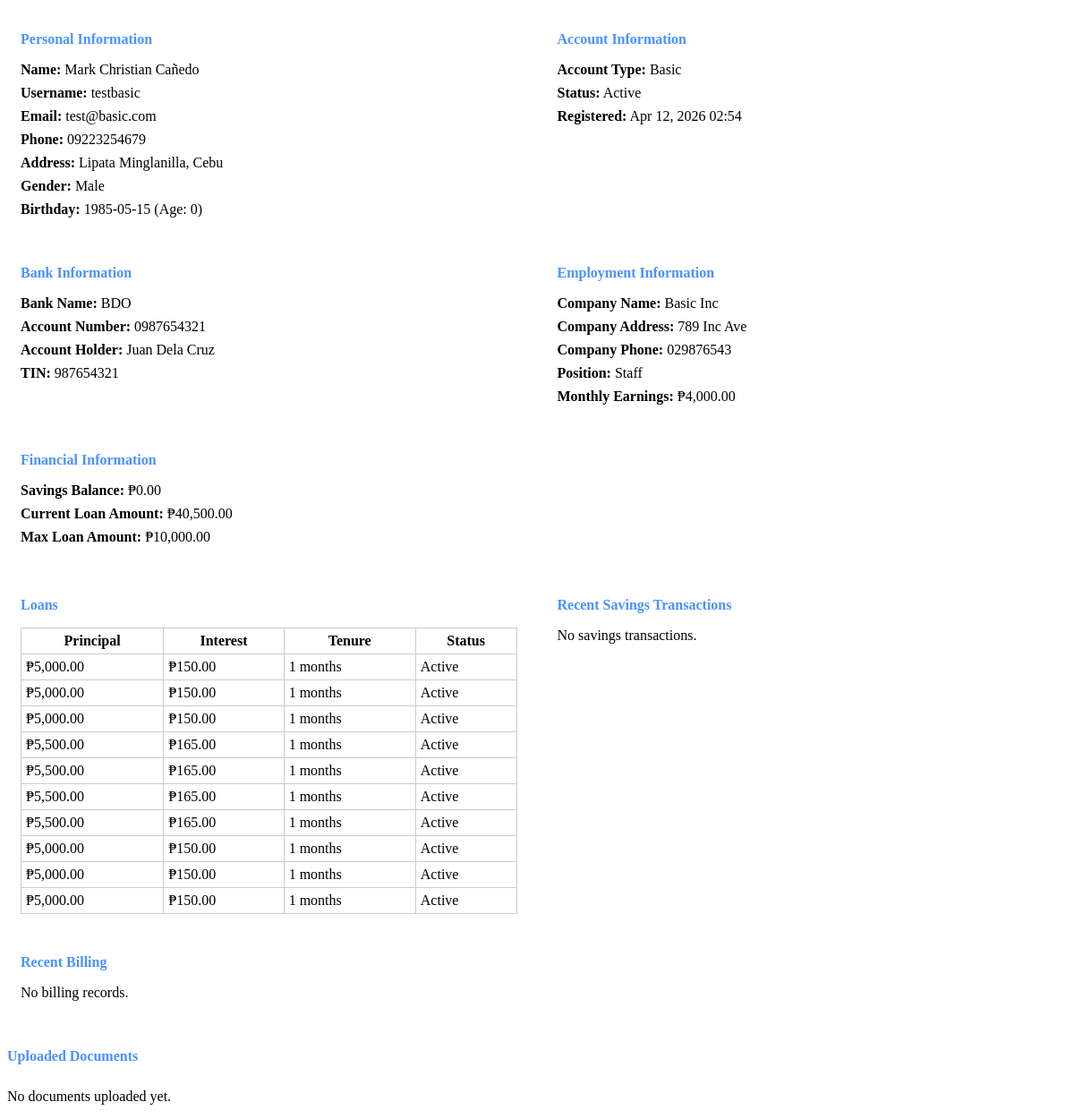
Page /admin/get_user_details.php?id=2 (signed in) on the committed database.
### tables this page shows
CREATE TABLE `users` (
  `id` int(11) NOT NULL,
  `username` varchar(255) NOT NULL COMMENT 'Username or email',
  `email` varchar(255) NOT NULL,
  `password_hash` varchar(255) NOT NULL,
  `account_type` enum('basic','premium') NOT NULL DEFAULT 'basic',
  `name` varchar(255) NOT NULL,
  `address` text NOT NULL,
  `gender` enum('male','female','other') DEFAULT NULL,
  `birthday` date NOT NULL,
  `age` int(11) DEFAULT 0 COMMENT 'Computed from birthday',
  `phone` varchar(11) NOT NULL COMMENT 'PH format 09xxxxxxxxx',
  `bank_name` varchar(255) NOT NULL,
  `bank_account` varchar(50) NOT NULL,
  `account_holder` varchar(255) NOT NULL,
  `tin` varchar(20) NOT NULL,
  `company_name` varchar(255) NOT NULL,
  `company_address` text NOT NULL,
  `company_phone` varchar(11) NOT NULL,
  `position` varchar(255) NOT NULL,
  `monthly_earnings` decimal(10,2) NOT NULL,
  `proof_billing_path` varchar(500) DEFAULT NULL,
  `valid_id_path` varchar(500) DEFAULT NULL,
  `coe_path` varchar(500) DEFAULT NULL,
  `status` enum('pending','active','disabled') DEFAULT 'pending',
  `verified` tinyint(1) DEFAULT 0,
  `savings_balance` decimal(10,2) DEFAULT 0.00,
  `current_loan_amount` decimal(10,2) DEFAULT 0.00,
  `max_loan_amount` decimal(10,2) DEFAULT 10000.00 COMMENT 'Increases gradually up to 50000',
  `max_tenure_months` int(11) DEFAULT 12,
  `last_savings_activity` date DEFAULT NULL,
  `created_at` timestamp NOT NULL DEFAULT current_timestamp(),
  `updated_at` timestamp NOT NULL DEFAULT current_timestamp() ON UPDATE current_timestamp()
);

CREATE TABLE `loans` (
  `id` int(11) NOT NULL,
  `user_id` int(11) NOT NULL,
  `principal` decimal(10,2) NOT NULL,
  `interest` decimal(10,2) NOT NULL COMMENT '3%',
  `received_amount` decimal(10,2) NOT NULL,
  `tenure_months` int(11) NOT NULL,
  `current_month` int(11) DEFAULT 1,
  `status` enum('active','paid','default') DEFAULT 'active',
  `started_at` timestamp NOT NULL DEFAULT current_timestamp()
);

### admin/get_user_details.php (the view, shortened to what this page needs)
<?php
require_once __DIR__ . '/../db_connect_new.php';
$user_id = intval($_GET['id'] ?? 0);
$stmt = $pdo->prepare("SELECT * FROM users WHERE id = ?");
$stmt->execute([$user_id]);
$user = $stmt->fetch();
$stmt = $pdo->prepare("SELECT * FROM loans WHERE user_id = ?");
$stmt->execute([$user_id]);
$loans = $stmt->fetchAll();
$stmt = $pdo->prepare("SELECT * FROM savings_transactions WHERE user_id = ? ORDER BY created_at DESC LIMIT 10");
$stmt->execute([$user_id]);
$savings = $stmt->fetchAll();
$stmt = $pdo->prepare("SELECT * FROM billing WHERE user_id = ? ORDER BY generated_date DESC LIMIT 5");
$stmt->execute([$user_id]);
$billing = $stmt->fetchAll();
?>
<div class="user-details">
    <div class="detail-group">
        <h4>Personal Information</h4>
        <p><strong>Name:</strong> <?php echo htmlspecialchars($user['name']); ?></p>
        <p><strong>Username:</strong> <?php echo htmlspecialchars($user['username']); ?></p>
        <p><strong>Email:</strong> <?php echo htmlspecialchars($user['email']); ?></p>
        <p><strong>Phone:</strong> <?php echo htmlspecialchars($user['phone']); ?></p>
        <p><strong>Address:</strong> <?php echo htmlspecialchars($user['address']); ?></p>
        <p><strong>Gender:</strong> <?php echo ucfirst($user['gender'] ?? 'Not specified'); ?></p>
        <p><strong>Birthday:</strong> <?php echo $user['birthday']; ?> (Age: <?php echo $user['age']; ?>)</p>
    </div>
    <div class="detail-group">
        <h4>Account Information</h4>
        <p><strong>Account Type:</strong> <?php echo ucfirst($user['account_type']); ?></p>
        <p><strong>Status:</strong> <?php echo ucfirst($user['status']); ?></p>
        <p><strong>Registered:</strong> <?php echo date('M d, Y H:i', strtotime($user['created_at'])); ?></p>
    </div>
    <div class="detail-group">
        <h4>Bank Information</h4>
        <p><strong>Bank Name:</strong> <?php echo htmlspecialchars($user['bank_name']); ?></p>
        <p><strong>Account Number:</strong> <?php echo htmlspecialchars($user['bank_account']); ?></p>
        <p><strong>Account Holder:</strong> <?php echo htmlspecialchars($user['account_holder']); ?></p>
        <p><strong>TIN:</strong> <?php echo htmlspecialchars($user['tin']); ?></p>
    </div>
    <div class="detail-group">
        <h4>Employment Information</h4>
        <p><strong>Company Name:</strong> <?php echo htmlspecialchars($user['company_name']); ?></p>
        <p><strong>Company Address:</strong> <?php echo htmlspecialchars($user['company_address']); ?></p>
        <p><strong>Company Phone:</strong> <?php echo htmlspecialchars($user['company_phone']); ?></p>
        <p><strong>Position:</strong> <?php echo htmlspecialchars($user['position']); ?></p>
        <p><strong>Monthly Earnings:</strong> ₱<?php echo number_format($user['monthly_earnings'], 2); ?></p>
    </div>
    <div class="detail-group">
        <h4>Financial Information</h4>
        <p><strong>Savings Balance:</strong> ₱<?php echo number_format($user['savings_balance'], 2); ?></p>
        <p><strong>Current Loan Amount:</strong> ₱<?php echo number_format($user['current_loan_amount'], 2); ?></p>
        <p><strong>Max Loan Amount:</strong> ₱<?php echo number_format($user['max_loan_amount'], 2); ?></p>
    </div>
</div>
<div class="user-details">
    <div class="detail-group">
        <h4>Loans</h4>
        <?php if (empty($loans)): ?>
        <p>No loans.</p>
        <?php else: ?>
        <table style="width: 100%; border-collapse: collapse;">
            <thead>
                <tr>
                    <th style="border: 1px solid #ccc; padding: 5px;">Principal</th>
                    <th style="border: 1px solid #ccc; padding: 5px;">Interest</th>
                    <th style="border: 1px solid #ccc; padding: 5px;">Tenure</th>
                    <th style="border: 1px solid #ccc; padding: 5px;">Status</th>
                </tr>
            </thead>
            <tbody>
                <?php foreach ($loans as $loan): ?>
                <tr>
                    <td style="border: 1px solid #ccc; padding: 5px;">₱<?php echo number_format($loan['principal'], 2); ?></td>
                    <td style="border: 1px solid #ccc; padding: 5px;">₱<?php echo number_format($loan['interest'], 2); ?></td>
                    <td style="border: 1px solid #ccc; padding: 5px;"><?php echo $loan['tenure_months']; ?> months</td>
                    <td style="border: 1px solid #ccc; padding: 5px;"><?php echo ucfirst($loan['status']); ?></td>
                </tr>
                <?php endforeach; ?>
            </tbody>
        </table>
        <?php endif; ?>
    </div>
    <div class="detail-group">
        <h4>Recent Savings Transactions</h4>
        <?php if (empty($savings)): ?>
        <p>No savings transactions.</p>
        <?php endif; ?>
    </div>
    <div class="detail-group">
        <h4>Recent Billing</h4>
        <?php if (empty($billing)): ?>
        <p>No billing records.</p>
        <?php endif; ?>
    </div>
</div>
<div class="files">
    <h4>Uploaded Documents</h4>
    <?php if (!$user['proof_billing_path'] && !$user['valid_id_path'] && !$user['coe_path']): ?>
    <p>No documents uploaded yet.</p>
    <?php endif; ?>
</div>

### admin/get_user_details.php (style rules this page uses)
.user-details { display: grid; grid-template-columns: 1fr 1fr; gap: 15px; margin: 20px 0; }
.detail-group { background: rgba(255,255,255,0.05); padding: 15px; border-radius: 5px; }
.detail-group h4 { margin: 0 0 10px 0; color: #4a92ff; border-bottom: 1px solid rgba(255,255,255,0.2); padding-bottom: 5px; }
.detail-group p { margin: 8px 0; }
.files { margin-top: 30px; }
.files h4 { color: #4a92ff; border-bottom: 1px solid rgba(255,255,255,0.2); padding-bottom: 5px; }

### rows in the picture
users: name "Mark Christian Cañedo", username "testbasic", email "test@basic.com", phone "09223254679", address "Lipata Minglanilla, Cebu", gender "Male", birthday "1985-05-15", age "0", account_type "Basic", status "Active", created_at "Apr 12, 2026 02:54", bank_name "BDO", bank_account "0987654321", account_holder "Juan Dela Cruz", tin "987654321", company_name "Basic Inc", company_address "789 Inc Ave", company_phone "029876543", position "Staff", monthly_earnings "4,000.00", savings_balance "0.00", current_loan_amount "40,500.00", max_loan_amount "10,000.00"
loans: principal "5,000.00", interest "150.00", tenure_months "1", status "Active"
loans: principal "5,000.00", interest "150.00", tenure_months "1", status "Active"
loans: principal "5,000.00", interest "150.00", tenure_months "1", status "Active"
loans: principal "5,500.00", interest "165.00", tenure_months "1", status "Active"
loans: principal "5,500.00", interest "165.00", tenure_months "1", status "Active"
loans: principal "5,500.00", interest "165.00", tenure_months "1", status "Active"
loans: principal "5,500.00", interest "165.00", tenure_months "1", status "Active"
loans: principal "5,000.00", interest "150.00", tenure_months "1", status "Active"
loans: principal "5,000.00", interest "150.00", tenure_months "1", status "Active"
loans: principal "5,000.00", interest "150.00", tenure_months "1", status "Active"
